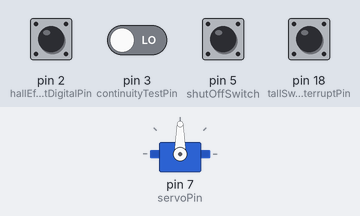
Bench run of a sketch on a simulated Arduino Mega 2560, built with avr-gcc and run on an emulated ATmega2560. Shown: servo. Inputs (shaded band) come from the test bench; at power-on: pin 2 (hallEffectDigitalPin), pin 5 (shutOffSwitch) HIGH, pin 3 (continuityTestPin), pin 18 (tallSwitchInterruptPin) LOW. What the sketch prints to the serial monitor is not drawn.

Above: at 1.2 s.
1.3 s: pin 3 (continuityTestPin) driven HIGH
At 2.9 s:
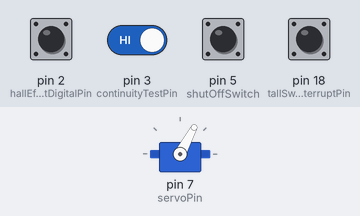
4.0 s: pin 18 (tallSwitchInterruptPin) pulled HIGH for 1.05 s
At 5.1 s:
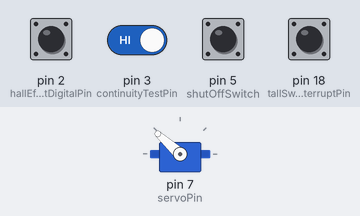
Timing chart, 0 to 7.0 s (numbered marks = the images above; inputs shaded):
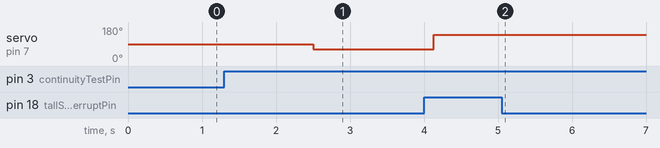

Measured:
- after the input at 1.3 s, servo on pin 7 (servoPin): 90° → 62° after 1.2 s
- after the input at 4.0 s, servo on pin 7 (servoPin): 62° → 138° after 0.13 s

The sketch:

_3490Project_REV1b_CONT_.ino
```cpp
#include <PWM.h>
#include <Servo.h>


Servo rampServo;

struct NutType {
  bool isConductive;
  bool isTall;
  bool isMagnetic;
  int currentPosition;
  int nextPosition;
};

const bool DEBUG_MODE = false;
// POSITIONS
const int NUMBER_OF_NUTS = 5;
const int NUMBER_OF_INDEXES = 5;
const int RESET_DISTANCE = 200;
const int INDEX_DISTANCE_INCREMENT = RESET_DISTANCE/NUMBER_OF_INDEXES;
const int SERVO_DROP_DISTANCE = RESET_DISTANCE - INDEX_DISTANCE_INCREMENT;

const int continuityPosition = 2.5*INDEX_DISTANCE_INCREMENT;
const int tallSwitchPosition = 3.5*INDEX_DISTANCE_INCREMENT;
const int magnetoPosition = 1.5*INDEX_DISTANCE_INCREMENT;

// TIMING DECLARATIONS
const long SERVO_WAIT_INTERVAL_HOLD = 100;
const long SERVO_WAIT_INTERVAL_RETURN = 350;

unsigned long TALLSWITCH_LASTINTERRUPT;
unsigned long HALLEFFECT_LASTINTERRUPT;
unsigned long CONDUCTIVITY_LASTINTERRUPT;
const unsigned long INTERRUPT_WAIT_TIME = 450;

long previousMillis = 0;

const int INDEX_TIME_WAIT = 740;

// NUT OBJECT ARRAY
volatile NutType nuts[NUMBER_OF_NUTS] = {
                            {false, false, false, 0, 1*INDEX_DISTANCE_INCREMENT},
                            {false, false, false, 1*INDEX_DISTANCE_INCREMENT, 2*INDEX_DISTANCE_INCREMENT},
                            {false, false, false, 2*INDEX_DISTANCE_INCREMENT, 3*INDEX_DISTANCE_INCREMENT},
                            {false, false, false, 3*INDEX_DISTANCE_INCREMENT, 4*INDEX_DISTANCE_INCREMENT},
                            {false, false, false, 4*INDEX_DISTANCE_INCREMENT, 5*INDEX_DISTANCE_INCREMENT}
                            };

// STEPPER DECS
int stepperFrequencyPin = 12, stepperDirection = 50, enableStepper = 48;

// SERVO PIN
const int servoPin = 7;

// INTERRUPT PINS
volatile int tallSwitchInterruptPin = 18;
volatile int shortSwitchInterruptPin = 2;
volatile int continuityTestPin = 3;
volatile int hallEffectDigitalPin = 2;
int shutOffSwitch = 5;


void moveServo(int servoPosition) {
  unsigned long currentMillis = millis();
  previousMillis = currentMillis;
  rampServo.write(servoPosition);
//  while(currentMillis - previousMillis < SERVO_WAIT_INTERVAL_HOLD) {
////      Serial.print("\nMoving Servo");
////      Serial.println(currentMillis - previousMillis);
//      currentMillis = millis();
//

//  rampServo.write(90);
//  currentMillis = millis();
//  previousMillis = currentMillis;
//    while(currentMillis - previousMillis < SERVO_WAIT_INTERVAL_RETURN) {
////      Serial.println("\nMoving Servo Back");
//      currentMillis = millis();
////      Serial.println(currentMillis - previousMillis);
//  }
}


void tallSwitchInterrupt() {
  if (millis() - TALLSWITCH_LASTINTERRUPT > INTERRUPT_WAIT_TIME) {
    TALLSWITCH_LASTINTERRUPT = millis();

    if (DEBUG_MODE) {
      Serial.print("\n---- TALL SWITCH HIT ---------\nDigitalVal: \t");
      Serial.println(digitalRead(tallSwitchInterruptPin));
      Serial.println("-----------------");
    }
    for (int i = 0; i < NUMBER_OF_NUTS; i++) {
      if (nuts[i].currentPosition <= tallSwitchPosition && nuts[i].nextPosition >= tallSwitchPosition) {
        nuts[i].isTall = true;
      }
    }
  }
}

void continuityTest() {
  if (millis() - CONDUCTIVITY_LASTINTERRUPT > INTERRUPT_WAIT_TIME) {
    CONDUCTIVITY_LASTINTERRUPT = millis();

    if (DEBUG_MODE) {
      Serial.print("\n---- Contiuty Detected ---------\nDigitalVal: \t");
      Serial.println(digitalRead(continuityTestPin));
      Serial.println("-----------------");
    }
    for (int i = 0; i < NUMBER_OF_NUTS; i++) {
      if (nuts[i].currentPosition <= continuityPosition && nuts[i].nextPosition >= continuityPosition) {
        nuts[i].isConductive = true;
      }
    }
  }
}

void magnetoSensorRead() {
  if (millis() - HALLEFFECT_LASTINTERRUPT > INTERRUPT_WAIT_TIME) {
    HALLEFFECT_LASTINTERRUPT = millis();

    if (DEBUG_MODE) {
      Serial.print("\n---- Magentic Detected ---------\nDigitalVal: \t");
      Serial.println(digitalRead(hallEffectDigitalPin));
      Serial.println("-----------------");
    }
    for (int i = 0; i < NUMBER_OF_NUTS; i++) {
      if (nuts[i].currentPosition <= magnetoPosition && nuts[i].nextPosition >= magnetoPosition) {
        nuts[i].isMagnetic = true;
      }
    }
  }
}

int calculateStepperFrequency(float moveTime) {
  return (int) INDEX_DISTANCE_INCREMENT/moveTime;
}

void setup() {
  // put your setup code here, to run once:
  Serial.begin(9600);
  pinMode(enableStepper, OUTPUT);
  pinMode(stepperDirection, OUTPUT);
  pinMode(stepperFrequencyPin, OUTPUT);
  pinMode(hallEffectDigitalPin, INPUT);
  pinMode(shutOffSwitch, INPUT);

  pinMode(servoPin, OUTPUT);
  rampServo.attach(servoPin);

  attachInterrupt(digitalPinToInterrupt(tallSwitchInterruptPin), tallSwitchInterrupt, RISING);
  attachInterrupt(digitalPinToInterrupt(continuityTestPin), continuityTest, RISING);
  attachInterrupt(digitalPinToInterrupt(hallEffectDigitalPin), magnetoSensorRead, FALLING);

  Serial.println("SERVO DROP POSITION: " + (String) SERVO_DROP_DISTANCE);
  Serial.println("NUMBER OF STEPS IN FULL ROTATION: " + (String) RESET_DISTANCE);
  Serial.println("TALL POSITION: " + (String) tallSwitchPosition);
  Serial.println("CONDUC POSITION: " + (String) continuityPosition);
  Serial.println("HALL POSITION: " + (String) magnetoPosition);
}

void loop() {
  // put your main code here, to run repeatedly:
    // INCREMENT ALL NUT POSITIONS BY INDEX_DISTANCE_INCREMENT
  // SERVO LOGIC POSITION CHECKS
  for (int i = 0; i < NUMBER_OF_NUTS; i++) {
    if (nuts[i].currentPosition == SERVO_DROP_DISTANCE) {
      //SERVO CODE GOES HERE

      if (DEBUG_MODE) {
        Serial.println("Nut '" + (String) i + "' Properties To Move Servo to are: ");
        Serial.println("isConductive: " + (String) nuts[i].isConductive);
        Serial.println("isTall: " + (String) nuts[i].isTall);
        Serial.println("isMagnetic: " + (String) nuts[i].isMagnetic);
        Serial.println("currentPosition: " + (String) nuts[i].currentPosition);
        Serial.println("nextPosition: " + (String) nuts[i].nextPosition);
        Serial.println("");
      }

      // big brass check
      if (nuts[i].isConductive == true && nuts[i].isTall == true && nuts[i].isMagnetic == false) {
        moveServo(110);
        if (DEBUG_MODE) {
          Serial.println("!!!!!!!!!!!!!!!!!!!!!!!!!!!!!!!!!BIG BRASS NUT DETECTED!!!!!!!!!!!!!!!!!!!!!!!!!!!!!!!");
          Serial.println("");
        }
      }
      // nylon check
      if (nuts[i].isConductive == false && nuts[i].isTall  == true && nuts[i].isMagnetic == false) {
        moveServo(138);

        if (DEBUG_MODE) {
          Serial.println("!!!!!!!!!!!!!!!!!!!!!!!!!!!!!!!NYLON NUT DETECTED!!!!!!!!!!!!!!!!!!!!!!!!!!!!!!!");
          Serial.println("");
        }

      }
      // small steel check
      if (nuts[i].isConductive == true && nuts[i].isTall == false && nuts[i].isMagnetic == true) {
        moveServo(86);
        if (DEBUG_MODE) {
          Serial.println("!!!!!!!!!!!!!!!!!!!!!!!!!!!!!!!SMALL STEEL NUT DETECTED!!!!!!!!!!!!!!!!!!!!!!!!!!!!!!!");
          Serial.println("");
        }
      }
      // small brass check
      if (nuts[i].isConductive == true && nuts[i].isTall == false && nuts[i].isMagnetic == false) {
        moveServo(62);
        if (DEBUG_MODE) {
          Serial.println("!!!!!!!!!!!!!!!!!!!!!!!!!!!!!!!SMALL BRASS NUT DETECTED!!!!!!!!!!!!!!!!!!!!!!!!!!!!!!!");
          Serial.println("");
        }
      }
    }
  }
//  delay(2000);
  //RUN STEPPER MOTOR
  digitalWrite(enableStepper, HIGH);
  digitalWrite(stepperDirection, HIGH);
//  SetPinFrequencySafe(stepperFrequencyPin, 0); 51.5
  analogWrite(stepperFrequencyPin, 51.5);
  delay(813);
  digitalWrite(enableStepper, LOW);

  for (int i = 0; i < NUMBER_OF_NUTS; i++) {
    if (nuts[i].currentPosition == RESET_DISTANCE) {
      // RESET PROPERTIES
      nuts[i].isConductive = false;
      nuts[i].isTall = false;
      nuts[i].isMagnetic = false;
      nuts[i].currentPosition = 0*INDEX_DISTANCE_INCREMENT;
      nuts[i].nextPosition = 1*INDEX_DISTANCE_INCREMENT;
      if (DEBUG_MODE) {
        Serial.println("Reset all of '" + (String) i + "' properties to: ");
        Serial.println("isConductive: " + (String) nuts[i].isConductive);
        Serial.println("isTall: " + (String) nuts[i].isTall);
        Serial.println("isMagnetic: " + (String) nuts[i].isMagnetic);
        Serial.println("currentPosition: " + (String) nuts[i].currentPosition);
        Serial.println("nextPosition: " + (String) nuts[i].nextPosition);
        Serial.println("");
      }
    }
  }

  if (DEBUG_MODE) {
    Serial.println("---------------------Nut Properties----------------------------");
  }
  for (int i = 0; i < NUMBER_OF_NUTS; i++) {
    nuts[i].currentPosition += INDEX_DISTANCE_INCREMENT;
    nuts[i].nextPosition += INDEX_DISTANCE_INCREMENT;
    if (DEBUG_MODE) {
      Serial.println("Incremented Position " + (String) i + " from: " + (String) nuts[i].currentPosition
        + " , To " + (String) nuts[i].nextPosition);
      Serial.println("isConductive: " + (String) nuts[i].isConductive);
      Serial.println("isTall: " + (String) nuts[i].isTall);
      Serial.println("isMagnetic: " + (String) nuts[i].isMagnetic);
      Serial.println("currentPosition: " + (String) nuts[i].currentPosition);
      Serial.println("nextPosition: " + (String) nuts[i].nextPosition);
      Serial.println("");
    }
  }

  if (DEBUG_MODE) {
    Serial.println("---------------------Nut Properties----------------------------");
  }
  // SHUT OFF SWITCH CHECK
  Serial.println("");
  if (digitalRead(shutOffSwitch) == 0){
    Serial.println("Shutting down");
    digitalWrite(enableStepper, LOW);
    exit(0);
  }
}
```
